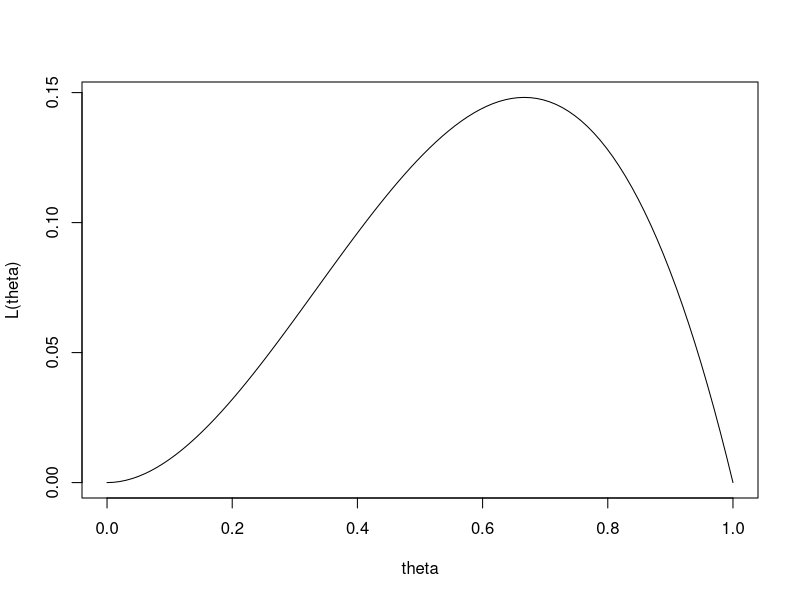
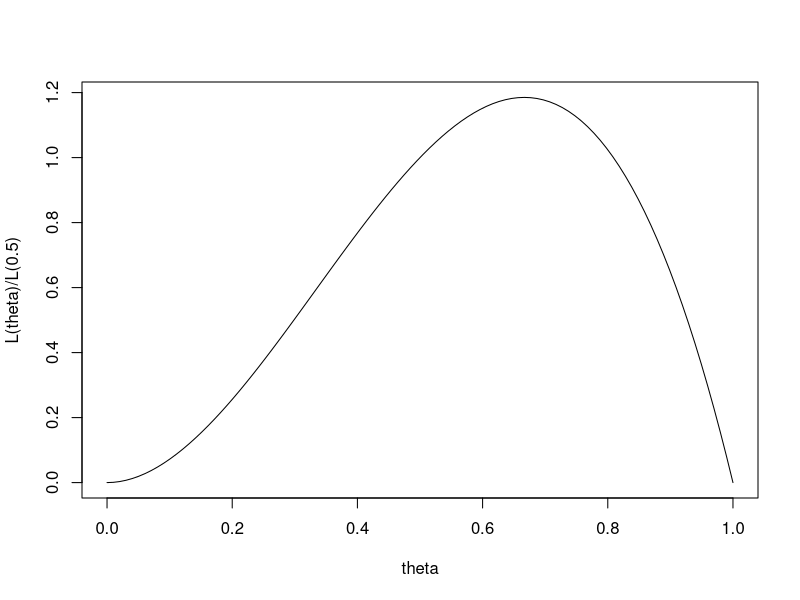

These charts were generated, in order, by the following R code:
## ---- chunk 1
theta = seq(0,1,length=100)
L =function(theta){theta^2 * (1-theta)}
plot(theta, L(theta), xlab="theta", ylab="L(theta)",type="l")
## ---- chunk 2
plot(theta, L(theta)/L(0.5), xlab="theta", ylab="L(theta)/L(0.5)",type="l")
